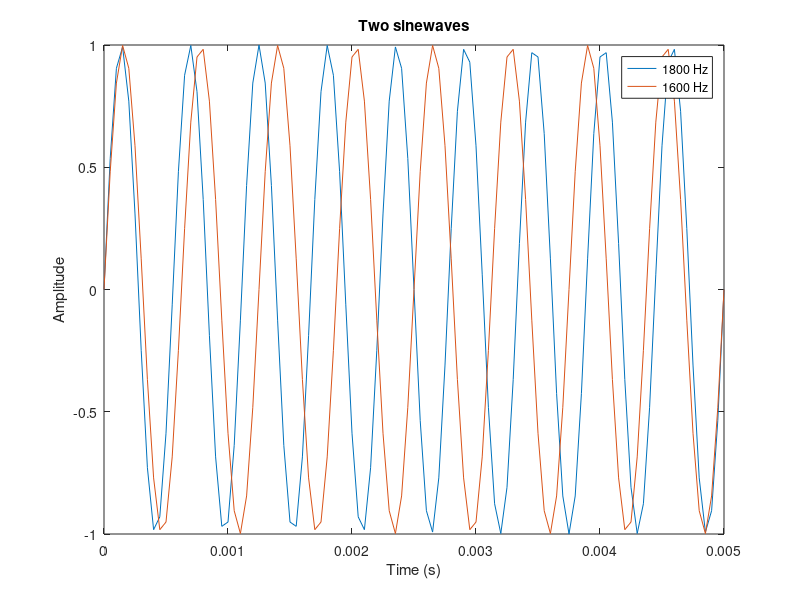

Source code (MATLAB):

    

    %% Sinewaves
close all;
f1 = 1800;
f2 = 1600;
fm = 200;
tm = 1/fm;
x = 0:tm/100:tm;
s1 = sin(2*pi*f1*x);
s2 = sin(2*pi*f2*x);
h1 = figure;
plot(x, [s1; s2]);
xlabel('Time (s)');
ylabel('Amplitude');
title('Two sinewaves');
legend('1800 Hz', '1600 Hz');
print(h1, '-dpng', 'sines.png');
